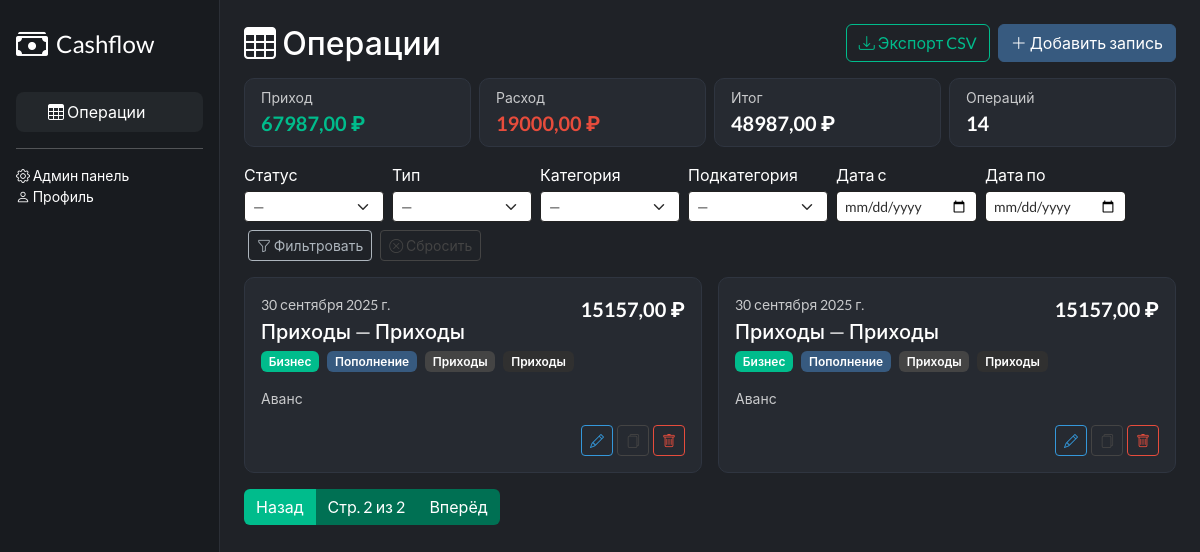
Page /entries/?page=2 on the committed database.
### cashflow/models.py (models this page shows, shortened)
class CashFlowEntry(models.Model):
    created_at = models.DateField(default=timezone.now)
    status = models.ForeignKey(Status, on_delete=models.PROTECT, related_name='entries')
    type = models.ForeignKey(TxType, on_delete=models.PROTECT, related_name='entries')
    category = models.ForeignKey(Category, on_delete=models.PROTECT, related_name='entries')
    subcategory = models.ForeignKey(SubCategory, on_delete=models.PROTECT, related_name='entries')
    amount = models.DecimalField(max_digits=12, decimal_places=2)
    comment = models.TextField(blank=True)
    class Meta:
        ordering = ['-created_at', '-id']
        indexes = [
            models.Index(fields=['created_at']),
            models.Index(fields=['type']),
            models.Index(fields=['category']),
            models.Index(fields=['subcategory']),
        ]

### core/models.py (models this page shows, shortened)
class Category(models.Model):
    name = models.CharField(max_length=120)
    type = models.ForeignKey('TxType', on_delete=models.PROTECT, related_name='categories')
    class Meta:
        unique_together = ('name', 'type')

class SubCategory(models.Model):
    name = models.CharField(max_length=120)
    category = models.ForeignKey('Category', on_delete=models.PROTECT, related_name='subcategories')
    class Meta:
        unique_together = ('name', 'category')

class Status(models.Model):
    name = models.CharField(max_length=100, unique=True)
    slug = models.SlugField(max_length=100, unique=True)

class TxType(models.Model):
    name = models.CharField(max_length=100, unique=True)
    slug = models.SlugField(max_length=100, unique=True)

### config/ui/views.py (the view)
# urls.py: path('entries/', entries_list, name='entries_list'),
@require_GET
def entries_list(request):
    qs = CashFlowEntry.objects.select_related(
        'status', 'type', 'category', 'subcategory'
    ).order_by('-created_at', '-id')
    qs = _apply_filters(request, qs)
    INCOME_NAMES = ['Пополнение']
    EXPENSE_NAMES = ['Списание']
    totals = qs.aggregate(
        income=Sum(Case(When(type__name__in=INCOME_NAMES, then=F('amount')), default=0, output_field=DecimalField())),
        expense=Sum(Case(When(type__name__in=EXPENSE_NAMES, then=F('amount')), default=0, output_field=DecimalField())),
        cnt=Count('id'),
    )
    income = totals['income'] or 0
    expense = totals['expense'] or 0
    net = income - expense
    page = request.GET.get('page', 1)
    paginator = Paginator(qs, 12)
    page_obj = paginator.get_page(page)
    params = request.GET.copy()
    params.pop('page', None)
    base_qs = params.urlencode()
    ctx = _base_context()
    ctx.update({
        'entries': page_obj.object_list,
        'page_obj': page_obj,
        'filters': request.GET.dict(),
        'base_qs': base_qs,
        'summary': {'income': income, 'expense': expense, 'net': net, 'cnt': totals['cnt']},
    })
    return render(request, 'ui/entries_list.html', ctx)

### config/ui/views.py (called while the page is built)
def _base_context():
    return {
        'types': TxType.objects.order_by('name'),
        'statuses': Status.objects.order_by('name'),
    }

def _apply_filters(request, qs):
    status_id = request.GET.get('status')
    type_id = request.GET.get('type')
    category_id = request.GET.get('category')
    subcategory_id = request.GET.get('subcategory')
    d_from = request.GET.get('date_from')
    d_to = request.GET.get('date_to')
    if status_id:
        qs = qs.filter(status_id=status_id)
    if type_id:
        qs = qs.filter(type_id=type_id)
    if category_id:
        qs = qs.filter(category_id=category_id)
    if subcategory_id:
        qs = qs.filter(subcategory_id=subcategory_id)
    if d_from:
        df = parse_date(d_from)
        if df:
            qs = qs.filter(created_at__gte=df)
    if d_to:
        dt = parse_date(d_to)
        if dt:
            qs = qs.filter(created_at__lte=dt)
    return qs

### templates/ui/entries_list.html (shortened to what this page needs)
{% extends "ui/base.html" %}
{% block content %}
<div class="d-flex justify-content-between align-items-center mb-3">
  <h3 class="m-0"><i class="bi bi-table"></i> Операции</h3>
  <div class="d-flex gap-2">
    <a href="{% url 'entries_export_csv' %}?{{ request.GET.urlencode }}" class="btn btn-outline-success">
      <i class="bi bi-download"></i> Экспорт CSV
    </a>
    <a href="{% url 'entry_create' %}" class="btn btn-primary">
      <i class="bi bi-plus-lg"></i> Добавить запись
    </a>
  </div>
</div>
{% if summary %}
<div class="row g-2 mb-3">
  <div class="col-12 col-md-3">
    <div class="card">
      <div class="card-body py-2">
        <div class="text-muted small">Приход</div>
        <div class="fs-5 fw-bold text-success">{{ summary.income|floatformat:2 }} ₽</div>
      </div>
    </div>
  </div>
  <div class="col-12 col-md-3">
    <div class="card">
      <div class="card-body py-2">
        <div class="text-muted small">Расход</div>
        <div class="fs-5 fw-bold text-danger">{{ summary.expense|floatformat:2 }} ₽</div>
      </div>
    </div>
  </div>
  <div class="col-12 col-md-3">
    <div class="card">
      <div class="card-body py-2">
        <div class="text-muted small">Итог</div>
        <div class="fs-5 fw-bold">{{ summary.net|floatformat:2 }} ₽</div>
      </div>
    </div>
  </div>
  <div class="col-12 col-md-3">
    <div class="card">
      <div class="card-body py-2">
        <div class="text-muted small">Операций</div>
        <div class="fs-5 fw-bold">{{ summary.cnt }}</div>
      </div>
    </div>
  </div>
</div>
{% endif %}
<form method="get" class="filters-bar mb-3">
  <div>
    <label class="form-label mb-1">Статус</label>
    <select class="form-select form-select-sm" name="status">
      <option value="">—</option>
    </select>
  </div>
  <div>
    <label class="form-label mb-1">Тип</label>
    <select id="type-select" class="form-select form-select-sm" name="type"
            hx-get="{% url 'hx_categories' %}" hx-target="#category-select"
            hx-trigger="change" hx-include="#type-select">
      <option value="">—</option>
    </select>
  </div>
  <div>
    <label class="form-label mb-1">Категория</label>
    <select id="category-select" class="form-select form-select-sm" name="category"
            hx-get="{% url 'hx_subcategories' %}" hx-target="#subcategory-select"
            hx-trigger="change" hx-include="#category-select">
      <option value="">—</option>
    </select>
  </div>
  <div>
    <label class="form-label mb-1">Подкатегория</label>
    <select id="subcategory-select" class="form-select form-select-sm" name="subcategory">
      <option value="">—</option>
    </select>
  </div>
  <div>
    <label class="form-label mb-1">Дата с</label>
    <input type="date" class="form-control form-control-sm" name="date_from" value="{{ filters.date_from|default:'' }}">
  </div>
  <div>
    <label class="form-label mb-1">Дата по</label>
    <input type="date" class="form-control form-control-sm" name="date_to" value="{{ filters.date_to|default:'' }}">
  </div>
  <div class="d-flex align-items-end ms-1">
    <button class="btn btn-outline-light btn-sm me-2" type="submit"><i class="bi bi-funnel"></i> Фильтровать</button>
    <a class="btn btn-outline-secondary btn-sm" href="{% url 'entries_list' %}"><i class="bi bi-x-circle"></i> Сбросить</a>
  </div>
</form>
<div class="cards-grid">
  {% for e in entries %}
  <div>
    <div class="card h-100
      {% if e.status.name|lower == 'бизнес' %}card-status-online
      {% elif e.status.name|lower == 'личное' %}card-status-warning
      {% else %}card-status-offline{% endif %}">
      <div class="card-body">
        <div class="d-flex justify-content-between align-items-start">
          <div>
            <div class="text-muted small">{{ e.created_at }}</div>
            <h5 class="card-title mt-1 mb-2">{{ e.category.name }} — {{ e.subcategory.name }}</h5>
          </div>
          <div class="fs-5 fw-bold amount">{{ e.amount|floatformat:2 }} ₽</div>
        </div>
        <div class="d-flex flex-wrap gap-2">
          <span class="badge bg-success">{{ e.status.name }}</span>
          <span class="badge bg-primary">{{ e.type.name }}</span>
          <span class="badge bg-secondary">{{ e.category.name }}</span>
          <span class="badge bg-dark">{{ e.subcategory.name }}</span>
        </div>
        {% if e.comment %}
          <p class="mt-3 mb-0 text-muted small">{{ e.comment }}</p>
        {% endif %}
      </div>
      <div class="card-footer bg-transparent border-0 pt-0 pb-3">
        <div class="d-flex justify-content-end gap-1">
          <a href="{% url 'entry_edit' e.id %}" class="btn btn-sm btn-outline-info" title="Редактировать">
            <i class="bi bi-pencil"></i>
          </a>
          <form action="{% url 'entry_duplicate' e.id %}" method="post" onsubmit="return confirm('Дублировать запись?');">
            <button class="btn btn-sm btn-outline-secondary" title="Дублировать"><i class="bi bi-files"></i></button>
          </form>
          <form action="{% url 'entry_delete' e.id %}" method="post" onsubmit="return confirm('Удалить запись?');">
            <button class="btn btn-sm btn-outline-danger" title="Удалить"><i class="bi bi-trash"></i></button>
          </form>
        </div>
      </div>
    </div>
  </div>
  {% empty %}
  <div class="alert alert-secondary">Нет данных</div>
  {% endfor %}
</div>
{% if page_obj and page_obj.paginator.num_pages > 1 %}
  <nav class="mt-3">
    <ul class="pagination">
      {% with params=request.GET.urlencode %}
        {% if page_obj.has_previous %}
          <li class="page-item">
            <a class="page-link" href="?{% if base_qs %}{{ base_qs }}&{% endif %}page={{ page_obj.previous_page_number }}">Назад</a>
          </li>
        {% else %}
          <li class="page-item disabled"><span class="page-link">Назад</span></li>
        {% endif %}
        <li class="page-item disabled">
          <span class="page-link">Стр. {{ page_obj.number }} из {{ page_obj.paginator.num_pages }}</span>
        </li>
        {% if page_obj.has_next %}
          <li class="page-item">
            <a class="page-link" href="?{% if base_qs %}{{ base_qs }}&{% endif %}page={{ page_obj.next_page_number }}">Вперёд</a>
          </li>
        {% else %}
          <li class="page-item disabled"><span class="page-link">Вперёд</span></li>
        {% endif %}
      {% endwith %}
    </ul>
  </nav>
    {% endif %}
{% endblock %}

### templates/ui/base.html (style rules this page uses)
html, body { width: 100%; overflow-x: hidden; }
body { background: #1f2227; }
.card-status-online { border-left: 4px solid #2ecc71; }
.card { background: #262a31; border: 1px solid #2f3540; border-radius: 10px; }
.card .badge { font-weight: 600; }
.cards-grid { display: grid; grid-template-columns: repeat(auto-fill, minmax(380px, 1fr)); gap: 16px; align-items: stretch; }
.card { display: flex; flex-direction: column; height: 100%; }
.card-body { flex: 1 1 auto; }

### templates/ui/entries_list.html (style rules this page uses)
.cards-grid { display: grid; grid-template-columns: repeat(auto-fill, minmax(320px, 1fr)); gap: 16px; align-items: stretch; }
.card { display: flex; flex-direction: column; height: 100%; background: #262a31; border: 1px solid #2f3540; border-radius: 10px; }
.card-body { flex: 1 1 auto; padding: 16px; }
.card-footer { padding: 8px 16px 14px; }
.filters-bar { display: flex; flex-wrap: wrap; gap: 8px; align-items: end; }
.filters-bar .form-control, .filters-bar .form-select { min-width: 160px; }
@media (max-width: 1200px) { .filters-bar .form-control, .filters-bar .form-select { min-width: 140px; } }
.amount { white-space: nowrap; }

### rows in the picture
CashFlowEntry: created_at "30 сентября 2025 г.", category.name "Приходы", subcategory.name "Приходы", amount "15157,00", status.name "Бизнес", type.name "Пополнение", comment "Аванс"
CashFlowEntry: created_at "30 сентября 2025 г.", category.name "Приходы", subcategory.name "Приходы", amount "15157,00", status.name "Бизнес", type.name "Пополнение", comment "Аванс"

### other values in the picture
{{ summary.income|floatformat:2 }} "67987,00"
{{ summary.expense|floatformat:2 }} "19000,00"
{{ summary.net|floatformat:2 }} "48987,00"
{{ summary.cnt }} "14"
{{ page_obj.number }} "2"
{{ page_obj.paginator.num_pages }} "2"
